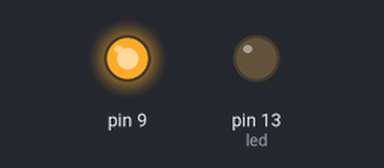
This sketch was run on a simulated Arduino Uno, built with avr-gcc and run on an emulated ATmega328P. On the bench: output pins drawn as LEDs (lit = HIGH).

Above: at 0.5 s.
At 3.6 s:
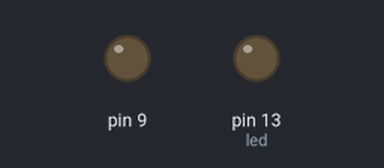
Timing chart, 0 to 4.8 s (numbered marks = the images above):
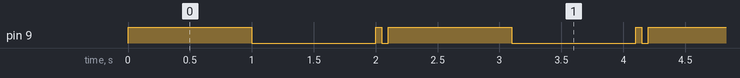

Measured:
- by itself, pin 9: repeats every 2.1 s: LOW 1.0 s, HIGH 0.05 s, LOW 0.05 s, HIGH 1.0 s
- by itself, everything shown: repeats every 2.1 s, in 4 steps

The sketch:

Secret_Blink.ino
```cpp
//Jordan Secret
//LED Blink Program
int led = 13;
int pattern[] = {1000, 250, 250, 250, 250, 1000};


void setup() {
  pinMode(led, OUTPUT);
  pinMode(9,1);

}

void blinkLed(){
  digitalWrite(9,1);
  delay(1000);
  digitalWrite(9,0);
  delay(1000);
}

void blinkFast(){
  digitalWrite(9,1);
  delay(50);
  digitalWrite(9,0);
  delay(50);
}

void loop() {
//  for(int i = 0; i < 6; i++){
//    digitalWrite(led, HIGH);
//    delay(pattern[i]);
//    digitalWrite(led, LOW);
//    delay(100);
//  }
blinkLed();
blinkFast();
}
```
